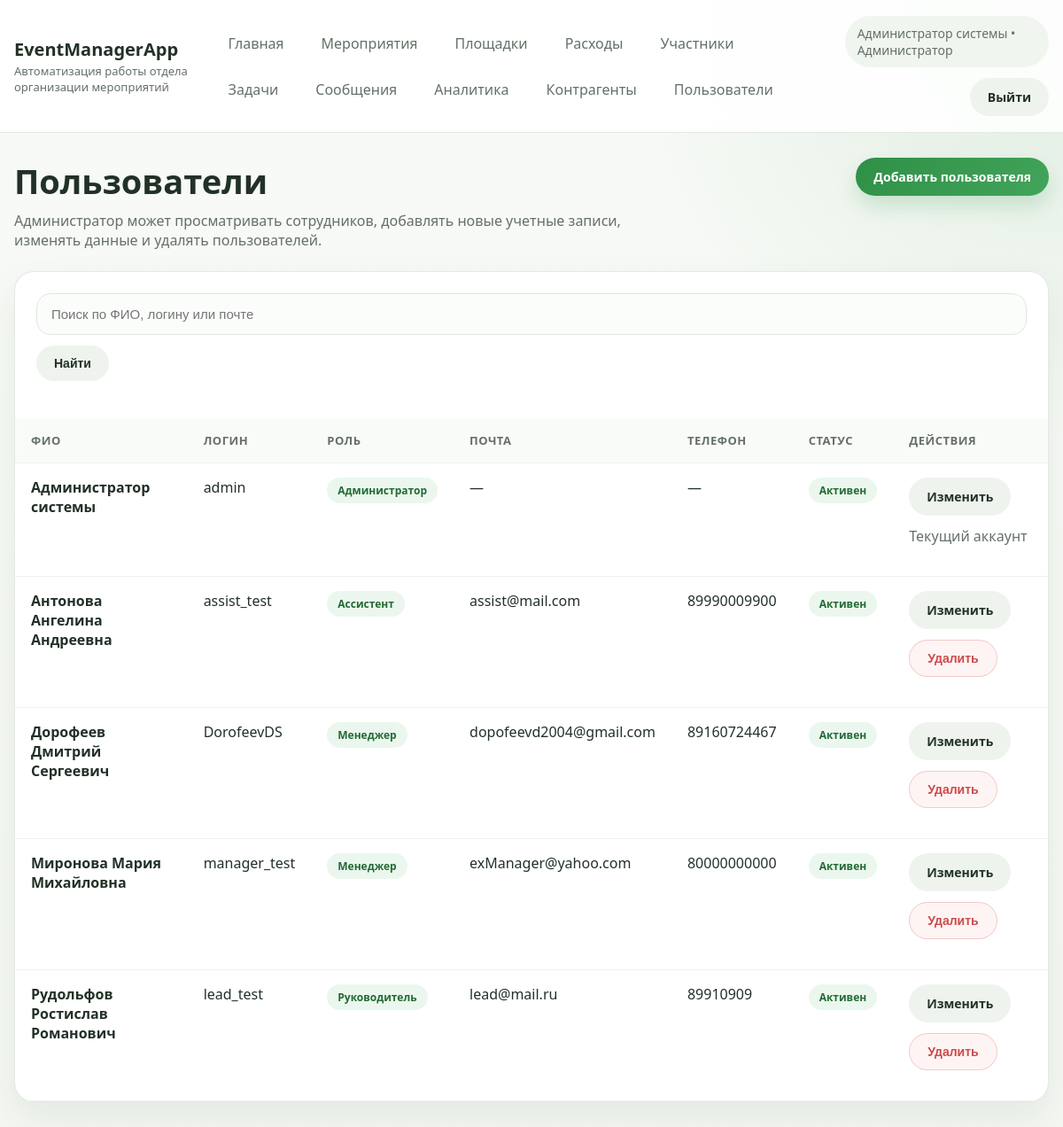
The app's page /employees/ (signed in) with its own data.
### main/models.py (models this page shows, shortened)
class Employee(AbstractBaseUser, PermissionsMixin):
    ROLE_ADMIN = "admin"
    ROLE_MANAGER = "manager"
    ROLE_ASSISTANT = "assistant"
    ROLE_TEAMLEAD = "teamlead"
    ROLE_CHOICES = [
        (ROLE_ADMIN, "Администратор"),
        (ROLE_MANAGER, "Менеджер"),
        (ROLE_ASSISTANT, "Ассистент"),
        (ROLE_TEAMLEAD, "Руководитель"),
    ]
    e_id = models.BigAutoField(primary_key=True)
    login = models.CharField(max_length=50, unique=True, verbose_name="Логин")
    position = models.CharField(max_length=50, choices=ROLE_CHOICES, verbose_name="Роль")
    fullname = models.CharField(max_length=255, verbose_name="ФИО")
    email = models.EmailField(blank=True, null=True, verbose_name="Почта")
    phone = models.CharField(max_length=50, blank=True, null=True, verbose_name="Телефон")
    age = models.IntegerField(blank=True, null=True, verbose_name="Возраст")
    is_active = models.BooleanField(default=True)
    is_staff = models.BooleanField(default=False)
    objects = EmployeeManager()
    USERNAME_FIELD = "login"
    REQUIRED_FIELDS = []
    class Meta:
        db_table = "employee"
        ordering = ["fullname", "login"]
        permissions = [
            ("can_create_task", "Can create task"),
            ("can_generate_report", "Can generate report"),
        ]
    @property
    def role(self):
        return self.position
    @property
    def role_label(self):
        if self.is_superuser and not self.position:
            return "Администратор"
        return dict(self.ROLE_CHOICES).get(self.position, self.position)
    @property
    def is_admin(self):
        return self.position == self.ROLE_ADMIN or self.is_superuser
    @property
    def can_manage_users(self):
        return self.is_admin

### main/views.py (the view)
# urls.py: path("employees/", views.employees, name="employees"),
@role_required(Employee.ROLE_ADMIN)
def employees(request):
    query = request.GET.get("search", "").strip()
    object_list = Employee.objects.all()
    if query:
        object_list = object_list.filter(Q(fullname__icontains=query) | Q(login__icontains=query) | Q(email__icontains=query))
    return render(request, "main/employees.html", {"employees": object_list, "query": query})

### main/templates/main/employees.html (shortened to what this page needs)
{% extends 'main/website_headers.html' %}
{% block content %}
    <section class="page-head">
        <div>
            <h1 class="page-title">Пользователи</h1>
            <p class="page-subtitle">Администратор может просматривать сотрудников, добавлять новые учетные записи, изменять данные и удалять пользователей.</p>
        </div>
        <a href="{% url 'add_employee' %}" class="btn btn-primary">Добавить пользователя</a>
    </section>
    <section class="table-card">
        <div class="panel">
            <div class="filters">
                <form method="get">
                    <input class="form-control" type="text" name="search" placeholder="Поиск по ФИО, логину или почте" value="{{ query }}">
                    <button type="submit" class="btn btn-secondary">Найти</button>
                </form>
            </div>
        </div>
        <div class="table-scroll">
            <table>
                <thead>
                    <tr>
                        <th>ФИО</th>
                        <th>Логин</th>
                        <th>Роль</th>
                        <th>Почта</th>
                        <th>Телефон</th>
                        <th>Статус</th>
                        <th>Действия</th>
                    </tr>
                </thead>
                <tbody>
                    {% for employee in employees %}
                        <tr>
                            <td><strong>{{ employee.fullname|default:"—" }}</strong></td>
                            <td>{{ employee.login }}</td>
                            <td><span class="badge">{{ employee.role_label }}</span></td>
                            <td>{{ employee.email|default:"—" }}</td>
                            <td>{{ employee.phone|default:"—" }}</td>
                            <td>
                                <span class="badge {% if employee.is_active %}{% else %}dark{% endif %}">
                                    {% if employee.is_active %}Активен{% else %}Отключен{% endif %}
                                </span>
                            </td>
                            <td>
                                <div class="toolbar">
                                    <a href="{% url 'edit_employee' employee.pk %}" class="btn btn-secondary">Изменить</a>
                                    {% if employee.pk != request.user.pk %}
                                        <form action="{% url 'delete_employee' employee.pk %}" method="post" onsubmit="return confirm('Удалить пользователя?');">
                                            <button type="submit" class="btn btn-danger">Удалить</button>
                                        </form>
                                    {% else %}
                                        <span class="muted">Текущий аккаунт</span>
                                    {% endif %}
                                </div>
                            </td>
                        </tr>
                    {% empty %}
                        <tr>
                            <td colspan="7" class="empty-state">Пользователи не найдены.</td>
                        </tr>
                    {% endfor %}
                </tbody>
            </table>
        </div>
    </section>
{% endblock %}

### main/templates/main/website_headers.html (shortened to what this page needs)
{% load static %}
<!DOCTYPE html>
<html lang="ru">
<head>
    <link rel="stylesheet" href="{% static 'main/css/app.css' %}">
</head>
<body>
<div class="site-shell">
    <header class="topbar">
        <div class="topbar-inner">
            <div class="brand">
                <a href="{% url 'main_page' %}" class="brand-title">EventManagerApp</a>
                <div class="brand-subtitle">Автоматизация работы отдела организации мероприятий</div>
            </div>
            {% if request.user.is_authenticated %}
                <nav class="nav-links">
                    <a class="nav-link" href="{% url 'main_page' %}">Главная</a>
                    <a class="nav-link" href="{% url 'events' %}">Мероприятия</a>
                    <a class="nav-link" href="{% url 'places' %}">Площадки</a>
                    <a class="nav-link" href="{% url 'expenses' %}">Расходы</a>
                    <a class="nav-link" href="{% url 'participants' %}">Участники</a>
                    <a class="nav-link" href="{% url 'tasks' %}">Задачи</a>
                    <a class="nav-link" href="{% url 'messages' %}">Сообщения</a>
                    <a class="nav-link" href="{% url 'analytics' %}">Аналитика</a>
                    <a class="nav-link" href="{% url 'contractors' %}">Контрагенты</a>
                    {% if request.user.can_manage_users %}
                        <a class="nav-link" href="{% url 'employees' %}">Пользователи</a>
                    {% endif %}
                </nav>
                <div class="user-panel">
                    <div class="user-chip">{{ request.user.fullname|default:request.user.login }} • {{ request.user.role_label }}</div>
                    <a href="{% url 'logout' %}" class="btn btn-secondary">Выйти</a>
                </div>
            {% endif %}
        </div>
    </header>
    <main class="page-wrap">
        {% block content %}{% endblock %}
    </main>
</div>
</body>
</html>

### main/static/main/css/app.css (style rules this page uses)
:root { --bg: #f4f7f2; --surface: #ffffff; --surface-muted: #f9fbf9; --border: #dfe8de; --text: #223127; --text-muted: #647067; --primary: #2f8f46; --primary-dark: #236a34; --danger: #cc4b4b; --warning: #d89a1d; --shadow: 0 18px 40px rgba(47, 72, 54, 0.08); --radius: 22px; }
* { box-sizing: border-box; }
body { margin: 0; font-family: "Segoe UI", Tahoma, sans-serif; background: radial-gradient(circle at top right, rgba(47, 143, 70, 0.12), transparent 28%), linear-gradient(180deg, #f7faf6 0%, var(--bg) 100%); color: var(--text); }
a { color: inherit; text-decoration: none; }
.site-shell { min-height: 100vh; }
.topbar { position: sticky; top: 0; z-index: 10; background: rgba(255, 255, 255, 0.88); backdrop-filter: blur(18px); border-bottom: 1px solid rgba(223, 232, 222, 0.9); }
.topbar-inner, .page-wrap { width: min(1200px, calc(100% - 32px)); margin: 0 auto; }
.topbar-inner { display: flex; justify-content: space-between; align-items: center; gap: 20px; padding: 18px 0; }
.brand { display: flex; flex-direction: column; gap: 2px; }
.brand-title { font-size: 20px; font-weight: 700; }
.brand-subtitle { font-size: 13px; color: var(--text-muted); }
.nav-links { display: flex; flex-wrap: wrap; gap: 10px; align-items: center; }
.nav-link { padding: 10px 16px; border-radius: 999px; color: var(--text-muted); transition: 0.2s ease; }
.user-panel { display: flex; align-items: center; gap: 12px; flex-wrap: wrap; justify-content: flex-end; }
.user-chip { padding: 10px 14px; border-radius: 999px; background: #f0f6ef; color: var(--text-muted); font-size: 14px; }
.page-wrap { padding: 28px 0 48px; }
.page-head { display: flex; justify-content: space-between; align-items: flex-start; gap: 16px; margin-bottom: 24px; }
.page-title { margin: 0; font-size: clamp(28px, 4vw, 38px); }
.page-subtitle { margin: 8px 0 0; color: var(--text-muted); max-width: 760px; }
.card, .table-card, .form-card, .stats-card { background: var(--surface); border: 1px solid rgba(223, 232, 222, 0.9); border-radius: var(--radius); box-shadow: var(--shadow); }
.panel { padding: 24px; }
.toolbar, .filters { display: flex; flex-wrap: wrap; gap: 12px; align-items: center; margin-bottom: 18px; }
.filters form, .toolbar form { display: flex; flex-wrap: wrap; gap: 12px; width: 100%; }
.form-control, .form-select, textarea { width: 100%; border: 1px solid var(--border); border-radius: 16px; background: #fbfdfb; padding: 14px 16px; font-size: 15px; color: var(--text); outline: none; transition: border-color 0.2s ease, box-shadow 0.2s ease; }
.btn { display: inline-flex; align-items: center; justify-content: center; gap: 8px; border: none; border-radius: 999px; padding: 12px 20px; font-size: 14px; font-weight: 600; cursor: pointer; transition: transform 0.2s ease, box-shadow 0.2s ease, background 0.2s ease; }
.btn-primary { color: #fff; background: linear-gradient(135deg, var(--primary), #42a55b); box-shadow: 0 12px 22px rgba(47, 143, 70, 0.18); }
.btn-secondary { background: #eef3ee; color: var(--text); }
.btn-danger { background: #fff4f4; color: var(--danger); border: 1px solid rgba(204, 75, 75, 0.25); }
.table-card { overflow: hidden; }
.table-scroll { overflow-x: auto; }
table { width: 100%; border-collapse: collapse; }
th, td { padding: 16px 18px; text-align: left; vertical-align: top; border-bottom: 1px solid #edf2ed; }
th { font-size: 13px; color: var(--text-muted); letter-spacing: 0.04em; text-transform: uppercase; background: var(--surface-muted); }
.badge { display: inline-flex; align-items: center; padding: 6px 12px; border-radius: 999px; background: #ebf7ee; color: var(--primary-dark); font-size: 12px; font-weight: 600; }
.muted { color: var(--text-muted); }

### records on screen
Employee: user.fullname "Администратор системы", user.role_label "Администратор", fullname "Администратор системы", login "admin", role_label "Администратор", email "—", phone "—", is_active "Активен", shows "Текущий аккаунт"
Employee: fullname "Антонова Ангелина Андреевна", login "assist_test", role_label "Ассистент", email "assist@mail.com", phone "89990009900", is_active "Активен", shows "Удалить"
Employee: fullname "Дорофеев Дмитрий Сергеевич", login "DorofeevDS", role_label "Менеджер", email "dopofeevd2004@gmail.com", phone "89160724467", is_active "Активен", shows "Удалить"
Employee: fullname "Миронова Мария Михайловна", login "manager_test", role_label "Менеджер", email "exManager@yahoo.com", phone "80000000000", is_active "Активен", shows "Удалить"
Employee: fullname "Рудольфов Ростислав Романович", login "lead_test", role_label "Руководитель", email "lead@mail.ru", phone "89910909", is_active "Активен", shows "Удалить"
